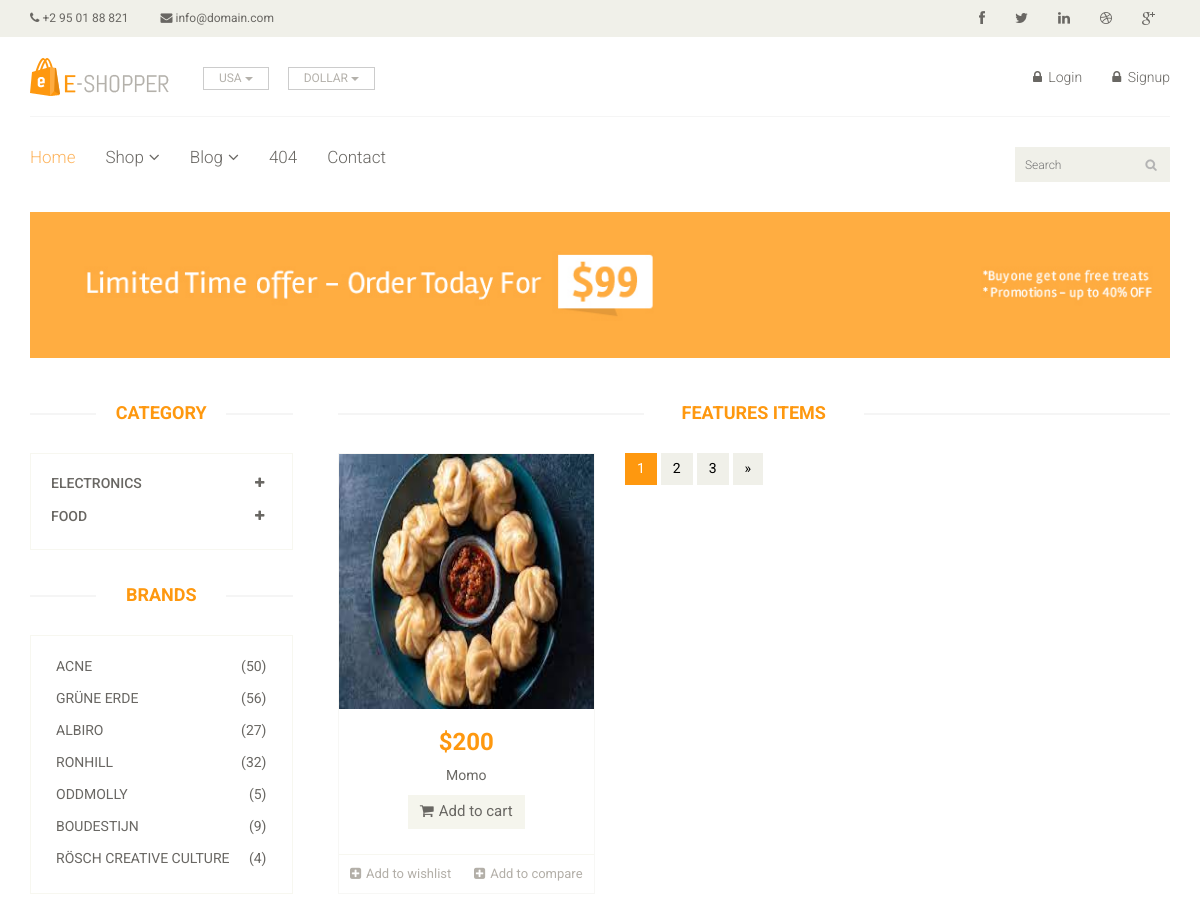
/subcategory/Momo (upper part), run on an earlier commit of the app's database.
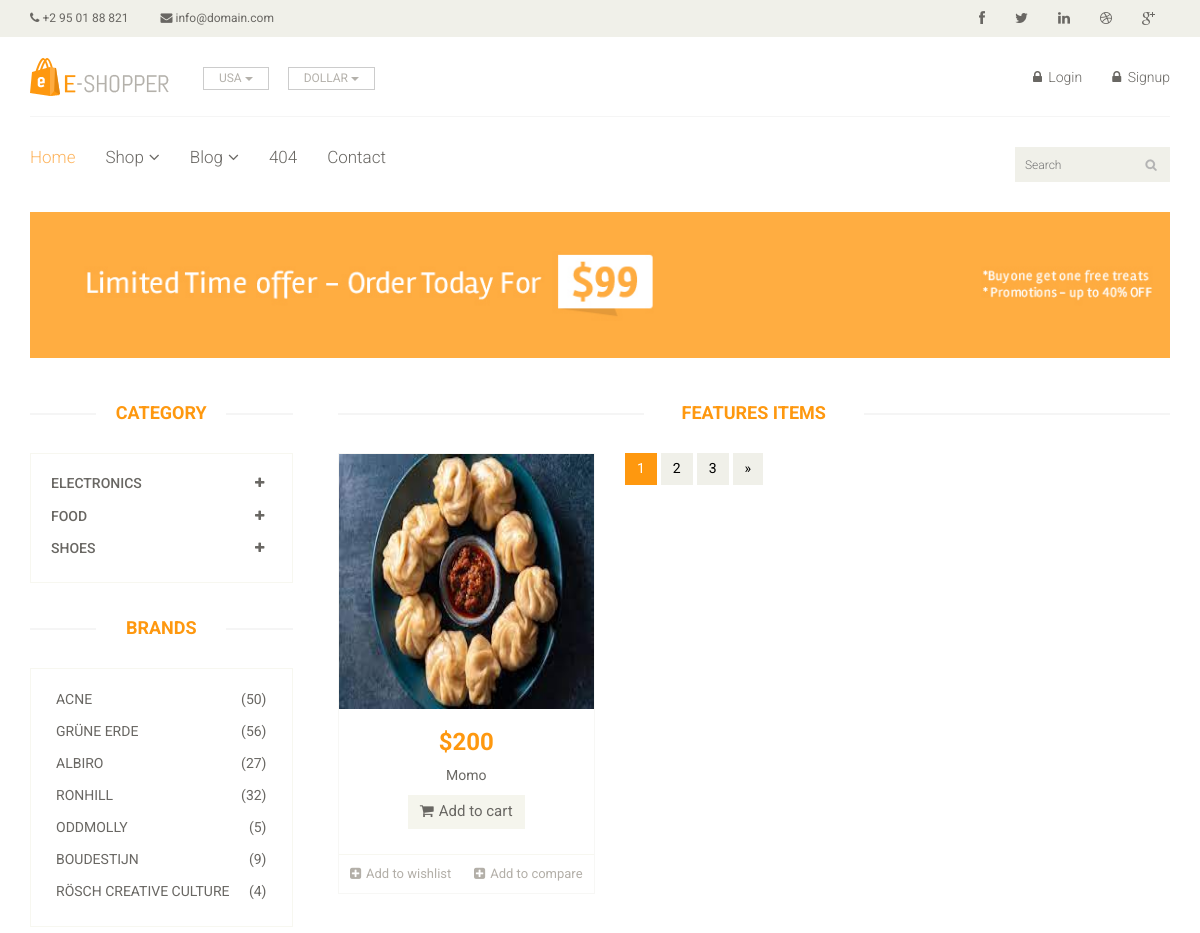
And on a later commit of the database.
### home/models.py (models this page shows, shortened)
class Category(models.Model):
	title = models.CharField(max_length = 400)
	slug = models.CharField(max_length = 500, unique = True) #Slug bhaneko ID jastai primary key
	description = models.TextField()

class Product(models.Model):
	title = models.CharField(max_length = 500)
	slug = models.CharField(max_length = 500, default = "", blank = True)
	price = models.IntegerField()
	discounted_price = models.IntegerField()
	status = models.CharField(max_length = 100, choices = (('active','active'),('','inactive')))
	image = models.ImageField(upload_to = 'media')
	description = models.TextField(blank = True)
	labels = models.CharField(max_length = 100, choices = (('new','new'),('hot','hot'),('sale','sale')))
	category = models.ForeignKey(Category, on_delete = models.CASCADE)
	subcategory = models.ForeignKey(SubCategory, on_delete = models.CASCADE)
	brand = models.ForeignKey(Brand, on_delete = models.CASCADE, null = True)
	stock = models.CharField(max_length = 100, choices = (('In Stock','In Stock'),('Out of Stock','Out of Stock')))

### home/views.py (the view)
# urls.py: path('subcategory/<slug>', SubCategoryViews.as_view(), name = 'subcategory'),
class SubCategoryViews(BaseView):
	def get(self,request,slug):
		id = SubCategory.objects.get(slug = slug).id
		self.views['subcategories_product'] = Product.objects.filter(subcategory_id = id)
		return render(request,'subcategory.html',self.views)

### home/models.py (called while the page is built)
	def get_url(self):
		return reverse("home:subcategory",kwargs = {'slug':self.slug})

### templates/subcategory.html (shortened to what this page needs)
{% extends 'base.html' %}
{% load static %}
{% block content %}
	<section id="advertisement">
		<div class="container">
			<img src="images/shop/advertisement.jpg" alt="" />
		</div>
	</section>
	<section>
		<div class="container">
			<div class="row">
				<div class="col-sm-3">
					<div class="left-sidebar">
						<h2>Category</h2>
						<div class="panel-group category-products" id="accordian">
							{% for cat in categories %}
							<div class="panel panel-default">
								<div class="panel-heading">
									<h4 class="panel-title">
										<a data-toggle="collapse" data-parent="#accordian" href="#{{cat.title}}">
											<span class="badge pull-right"><i class="fa fa-plus"></i></span>
											{{cat.title}}
										</a>
									</h4>
								</div>
							</div>
							{% endfor %}
						</div>
						<div class="brands_products">
							<h2>Brands</h2>
							<div class="brands-name">
								<ul class="nav nav-pills nav-stacked">
									<li><a href=""> <span class="pull-right">(50)</span>Acne</a></li>
									<li><a href=""> <span class="pull-right">(56)</span>Grüne Erde</a></li>
									<li><a href=""> <span class="pull-right">(27)</span>Albiro</a></li>
									<li><a href=""> <span class="pull-right">(32)</span>Ronhill</a></li>
									<li><a href=""> <span class="pull-right">(5)</span>Oddmolly</a></li>
									<li><a href=""> <span class="pull-right">(9)</span>Boudestijn</a></li>
									<li><a href=""> <span class="pull-right">(4)</span>Rösch creative culture</a></li>
								</ul>
							</div>
						</div>
					</div>
				</div>
				<div class="col-sm-9 padding-right">
					<div class="features_items">
						<h2 class="title text-center">Features Items</h2>
						{% for sub in subcategories_product %}
						<div class="col-sm-4">
							<div class="product-image-wrapper">
								<div class="single-products">
									<div class="productinfo text-center">
										<img src="{{sub.image.url}}" alt="" />
										<h2>${{sub.price}}</h2>
										<p>{{sub.title}}</p>
										<a href="#" class="btn btn-default add-to-cart"><i class="fa fa-shopping-cart"></i>Add to cart</a>
									</div>
									<div class="product-overlay">
										<div class="overlay-content">
										</div>
									</div>
								</div>
								<div class="choose">
									<ul class="nav nav-pills nav-justified">
										<li><a href=""><i class="fa fa-plus-square"></i>Add to wishlist</a></li>
										<li><a href=""><i class="fa fa-plus-square"></i>Add to compare</a></li>
									</ul>
								</div>
							</div>
						</div>
						{% endfor %}
						<ul class="pagination">
							<li class="active"><a href="">1</a></li>
							<li><a href="">2</a></li>
							<li><a href="">3</a></li>
							<li><a href="">&raquo;</a></li>
						</ul>
					</div>
				</div>
			</div>
		</div>
	</section>
{% endblock %}

What changed in the data, as far as the page shows it:
added Category: title "SHOES"
